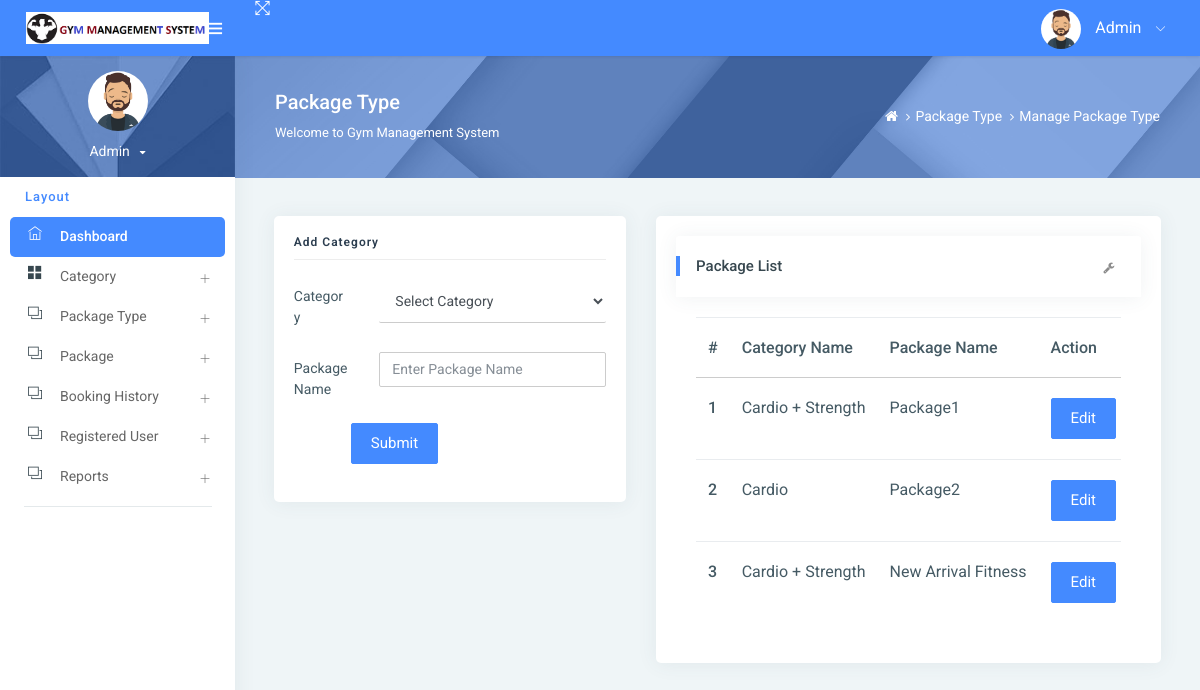
Screenshot of /managePackageType/ (signed in) with the database file from the repository.
### gym/models.py (models this page shows, shortened)
class Packagetype(models.Model):
    category = models.ForeignKey(Category, on_delete=models.CASCADE, null=True)
    packagename = models.CharField(max_length=200, null=True)
    creationdate = models.DateTimeField(auto_now_add=True)

class Category(models.Model):
    categoryname = models.CharField(max_length=200, null=True)
    status = models.CharField(max_length=300, null=True)
    creationdate = models.DateTimeField(auto_now_add=True)

### gym/views.py (the view)
# urls.py: path('managePackageType/', managePackageType, name='managePackageType'),
def managePackageType(request):
    if not request.user.is_authenticated:
        return redirect('admin_login')
    package = Packagetype.objects.all()
    category = Category.objects.all()
    try:
        if request.method == "POST":
            cid = request.POST['category']
            categoryid = Category.objects.get(id=cid)
            packagename = request.POST['packagename']
            try:
                Packagetype.objects.create(category=categoryid, packagename=packagename)
                error = "no"
            except:
                error = "yes"
    except:
        pass
    return render(request, 'admin/managePackageType.html', locals())

### gym/templates/admin/managePackageType.html (shortened to what this page needs)
{% extends 'admin_base.html' %}
{% load static %}
{% block main %}
<div class="page-header">
    <div class="page-block">
        <div class="row align-items-center">
            <div class="col-md-8">
                <div class="page-header-title">
                    <h5 class="m-b-10">Package Type</h5>
                    <p class="m-b-0">Welcome to Gym Management System</p>
                </div>
            </div>
            <div class="col-md-4">
                <ul class="breadcrumb-title">
                    <li class="breadcrumb-item">
                        <a href="{% url 'admin_home' %}"> <i class="fa fa-home"></i> </a>
                    </li>
                    <li class="breadcrumb-item"><a href="">Package Type</a>
                    </li>
                    <li class="breadcrumb-item"><a href="">Manage Package Type</a>
                    </li>
                </ul>
            </div>
        </div>
    </div>
</div>
<div class="pcoded-inner-content">
    <div class="main-body">
        <div class="page-wrapper">
            <div class="page-body">
                <div class="row">
                    <div class="col-sm-5">
                        <div class="card">
                            <div class="card-block">
                                <h4 class="sub-title">Add Category</h4>
                                <form method="post">
                                    <div class="form-group row">
                                        <label class="col-sm-3 col-form-label">Category</label>
                                        <div class="col-sm-9">
                                            <select name="category" class="form-control" required>
                                                <option value="">Select Category</option>
                                            </select>
                                        </div>
                                    </div>
                                    <div class="form-group row">
                                        <label class="col-sm-3 col-form-label">Package Name</label>
                                        <div class="col-sm-9">
                                            <input type="text" name="packagename" placeholder="Enter Package Name"
                                                   class="form-control" required>
                                        </div>
                                    </div>
                                    <div class="form-group row">
                                        <label class="col-sm-2 col-form-label"></label>
                                        <div class="col-sm-10">
                                            <input type="submit" class="btn btn-primary" value="Submit">
                                        </div>
                                    </div>
                                </form>
                            </div>
                        </div>
                    </div>
                    <div class="col-md-7">
                        <div class="card">
                            <div class="card-block">
                                <div class="card-header">
                                    <h5>Package List</h5>
                                    <div class="card-header-right">
                                        <ul class="list-unstyled card-option">
                                            <li><i class="fa fa fa-wrench open-card-option"></i></li>
                                        </ul>
                                    </div>
                                </div>
                                <div class="card-block table-border-style">
                                    <div class="table-responsive">
                                        <table class="table">
                                            <thead>
                                            <tr>
                                                <th>#</th>
                                                <th>Category Name</th>
                                                <th>Package Name</th>
                                                <th>Action</th>
                                            </tr>
                                            </thead>
                                            <tbody>
                                            {% for i in package %}
                                            <tr>
                                                <th scope="row">{{forloop.counter}}</th>
                                                <td>{{i.category.categoryname}}</td>
                                                <td>{{i.packagename}}</td>
                                                <td><a href="{% url 'editPackageType' i.id %}"
                                                       class="btn btn-primary">Edit</a> |
                                                       </td>
                                            </tr>
                                            {% endfor %}
                                            </tbody>
                                        </table>
                                    </div>
                                </div>
                            </div>
                        </div>
                    </div>
                </div>
            </div>
        </div>
    </div>
</div>
{% endblock %}

### rows the page displays
Packagetype: category.categoryname "Cardio + Strength", packagename "Package1"
Packagetype: category.categoryname "Cardio", packagename "Package2"
Packagetype: category.categoryname "Cardio + Strength", packagename "New Arrival Fitness"
